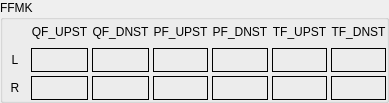
             <widget class="QGroupBox" name="groupBox_4">
              <property name="title">
               <string>FFMK</string>
              </property>
              <layout class="QGridLayout" name="gridLayout_4">
               <property name="leftMargin">
                <number>0</number>
               </property>
               <property name="topMargin">
                <number>0</number>
               </property>
               <property name="rightMargin">
                <number>0</number>
               </property>
               <property name="bottomMargin">
                <number>0</number>
               </property>
               <property name="spacing">
                <number>4</number>
               </property>
               <item row="1" column="6">
                <widget class="QLabel" name="tf_dnst_l_l">
                 <property name="minimumSize">
                  <size>
                   <width>0</width>
                   <height>24</height>
                  </size>
                 </property>
                 <property name="maximumSize">
                  <size>
                   <width>16777215</width>
                   <height>24</height>
                  </size>
                 </property>
                 <property name="frameShape">
                  <enum>QFrame::Box</enum>
                 </property>
                 <property name="text">
                  <string/>
                 </property>
                </widget>
               </item>
               <item row="0" column="1">
                <widget class="QLabel" name="label_qf_upst_l">
                 <property name="minimumSize">
                  <size>
                   <width>0</width>
                   <height>24</height>
                  </size>
                 </property>
                 <property name="maximumSize">
                  <size>
                   <width>16777215</width>
                   <height>24</height>
                  </size>
                 </property>
                 <property name="text">
                  <string>QF_UPST</string>
                 </property>
                 <property name="alignment">
                  <set>Qt::AlignCenter</set>
                 </property>
                </widget>
               </item>
               <item row="0" column="5">
                <widget class="QLabel" name="label_tf_upst_l">
                 <property name="minimumSize">
                  <size>
                   <width>0</width>
                   <height>24</height>
                  </size>
                 </property>
                 <property name="maximumSize">
                  <size>
                   <width>16777215</width>
                   <height>24</height>
                  </size>
                 </property>
                 <property name="text">
                  <string>TF_UPST</string>
                 </property>
                 <property name="alignment">
                  <set>Qt::AlignCenter</set>
                 </property>
                </widget>
               </item>
               <item row="1" column="2">
                <widget class="QLabel" name="qf_dnst_l_l">
                 <property name="minimumSize">
                  <size>
                   <width>0</width>
                   <height>24</height>
                  </size>
                 </property>
                 <property name="maximumSize">
                  <size>
                   <width>16777215</width>
                   <height>24</height>
                  </size>
                 </property>
                 <property name="frameShape">
                  <enum>QFrame::Box</enum>
                 </property>
                 <property name="text">
                  <string/>
                 </property>
                </widget>
               </item>
               <item row="0" column="3">
                <widget class="QLabel" name="label_pf_upst_l">
                 <property name="minimumSize">
                  <size>
                   <width>0</width>
                   <height>24</height>
                  </size>
                 </property>
                 <property name="maximumSize">
                  <size>
                   <width>16777215</width>
                   <height>24</height>
                  </size>
                 </property>
                 <property name="text">
                  <string>PF_UPST</string>
                 </property>
                 <property name="alignment">
                  <set>Qt::AlignCenter</set>
                 </property>
                </widget>
               </item>
               <item row="0" column="4">
                <widget class="QLabel" name="label_pf_dnst_l">
                 <property name="minimumSize">
                  <size>
                   <width>0</width>
                   <height>24</height>
                  </size>
                 </property>
                 <property name="maximumSize">
                  <size>
                   <width>16777215</width>
                   <height>24</height>
                  </size>
                 </property>
                 <property name="text">
                  <string>PF_DNST</string>
                 </property>
                 <property name="alignment">
                  <set>Qt::AlignCenter</set>
                 </property>
                </widget>
               </item>
               <item row="1" column="1">
                <widget class="QLabel" name="qf_upst_l_l">
                 <property name="minimumSize">
                  <size>
                   <width>0</width>
                   <height>24</height>
                  </size>
                 </property>
                 <property name="maximumSize">
                  <size>
                   <width>16777215</width>
                   <height>24</height>
                  </size>
                 </property>
                 <property name="frameShape">
                  <enum>QFrame::Box</enum>
                 </property>
                 <property name="text">
                  <string/>
                 </property>
                </widget>
               </item>
               <item row="1" column="0">
                <widget class="QLabel" name="label_l_l">
                 <property name="minimumSize">
                  <size>
                   <width>24</width>
                   <height>24</height>
                  </size>
                 </property>
                 <property name="maximumSize">
                  <size>
                   <width>24</width>
                   <height>24</height>
                  </size>
                 </property>
                 <property name="text">
                  <string>L</string>
                 </property>
                 <property name="alignment">
                  <set>Qt::AlignCenter</set>
                 </property>
                </widget>
               </item>
               <item row="1" column="3">
                <widget class="QLabel" name="pf_upst_l_l">
                 <property name="minimumSize">
                  <size>
                   <width>0</width>
                   <height>24</height>
                  </size>
                 </property>
                 <property name="maximumSize">
                  <size>
                   <width>16777215</width>
                   <height>24</height>
                  </size>
                 </property>
                 <property name="frameShape">
                  <enum>QFrame::Box</enum>
                 </property>
                 <property name="text">
                  <string/>
                 </property>
                </widget>
               </item>
               <item row="0" column="2">
                <widget class="QLabel" name="label_qf_dnst_l">
                 <property name="minimumSize">
                  <size>
                   <width>0</width>
                   <height>24</height>
                  </size>
                 </property>
                 <property name="maximumSize">
                  <size>
                   <width>16777215</width>
                   <height>24</height>
                  </size>
                 </property>
                 <property name="text">
                  <string>QF_DNST</string>
                 </property>
                 <property name="alignment">
                  <set>Qt::AlignCenter</set>
                 </property>
                </widget>
               </item>
               <item row="0" column="6">
                <widget class="QLabel" name="label_tf_dnst_l">
                 <property name="minimumSize">
                  <size>
                   <width>0</width>
                   <height>24</height>
                  </size>
                 </property>
                 <property name="maximumSize">
                  <size>
                   <width>16777215</width>
                   <height>24</height>
                  </size>
                 </property>
                 <property name="text">
                  <string>TF_DNST</string>
                 </property>
                 <property name="alignment">
                  <set>Qt::AlignCenter</set>
                 </property>
                </widget>
               </item>
               <item row="1" column="4">
                <widget class="QLabel" name="pf_dnst_l_l">
                 <property name="minimumSize">
                  <size>
                   <width>0</width>
                   <height>24</height>
                  </size>
                 </property>
                 <property name="maximumSize">
                  <size>
                   <width>16777215</width>
                   <height>24</height>
                  </size>
                 </property>
                 <property name="frameShape">
                  <enum>QFrame::Box</enum>
                 </property>
                 <property name="text">
                  <string/>
                 </property>
                </widget>
               </item>
               <item row="0" column="0">
                <widget class="QLabel" name="label_l_spacer_2">
                 <property name="minimumSize">
                  <size>
                   <width>24</width>
                   <height>24</height>
                  </size>
                 </property>
                 <property name="maximumSize">
                  <size>
                   <width>24</width>
                   <height>24</height>
                  </size>
                 </property>
                 <property name="text">
                  <string/>
                 </property>
                </widget>
               </item>
               <item row="1" column="5">
                <widget class="QLabel" name="tf_upst_l_l">
                 <property name="minimumSize">
                  <size>
                   <width>0</width>
                   <height>24</height>
                  </size>
                 </property>
                 <property name="maximumSize">
                  <size>
                   <width>16777215</width>
                   <height>24</height>
                  </size>
                 </property>
                 <property name="frameShape">
                  <enum>QFrame::Box</enum>
                 </property>
                 <property name="text">
                  <string/>
                 </property>
                </widget>
               </item>
               <item row="2" column="3">
                <widget class="QLabel" name="pf_upst_r_l">
                 <property name="minimumSize">
                  <size>
                   <width>0</width>
                   <height>24</height>
                  </size>
                 </property>
                 <property name="maximumSize">
                  <size>
                   <width>16777215</width>
                   <height>24</height>
                  </size>
                 </property>
                 <property name="frameShape">
                  <enum>QFrame::Box</enum>
                 </property>
                 <property name="text">
                  <string/>
                 </property>
                </widget>
               </item>
               <item row="2" column="2">
                <widget class="QLabel" name="qf_dnst_r_l">
                 <property name="minimumSize">
                  <size>
                   <width>0</width>
                   <height>24</height>
                  </size>
                 </property>
                 <property name="maximumSize">
                  <size>
                   <width>16777215</width>
                   <height>24</height>
                  </size>
                 </property>
                 <property name="frameShape">
                  <enum>QFrame::Box</enum>
                 </property>
                 <property name="text">
                  <string/>
                 </property>
                </widget>
               </item>
               <item row="2" column="5">
                <widget class="QLabel" name="tf_upst_r_l">
                 <property name="minimumSize">
                  <size>
                   <width>0</width>
                   <height>24</height>
                  </size>
                 </property>
                 <property name="maximumSize">
                  <size>
                   <width>16777215</width>
                   <height>24</height>
                  </size>
                 </property>
                 <property name="frameShape">
                  <enum>QFrame::Box</enum>
                 </property>
                 <property name="text">
                  <string/>
                 </property>
                </widget>
               </item>
               <item row="2" column="4">
                <widget class="QLabel" name="pf_dnst_r_l">
                 <property name="minimumSize">
                  <size>
                   <width>0</width>
                   <height>24</height>
                  </size>
                 </property>
                 <property name="maximumSize">
                  <size>
                   <width>16777215</width>
                   <height>24</height>
                  </size>
                 </property>
                 <property name="frameShape">
                  <enum>QFrame::Box</enum>
                 </property>
                 <property name="text">
                  <string/>
                 </property>
                </widget>
               </item>
               <item row="2" column="0">
                <widget class="QLabel" name="label_r_l">
                 <property name="minimumSize">
                  <size>
                   <width>24</width>
                   <height>24</height>
                  </size>
                 </property>
                 <property name="maximumSize">
                  <size>
                   <width>24</width>
                   <height>24</height>
                  </size>
                 </property>
                 <property name="text">
                  <string>R</string>
                 </property>
                 <property name="alignment">
                  <set>Qt::AlignCenter</set>
                 </property>
                </widget>
               </item>
               <item row="2" column="1">
                <widget class="QLabel" name="qf_upst_r_l">
                 <property name="minimumSize">
                  <size>
                   <width>0</width>
                   <height>24</height>
                  </size>
                 </property>
                 <property name="maximumSize">
                  <size>
                   <width>16777215</width>
                   <height>24</height>
                  </size>
                 </property>
                 <property name="frameShape">
                  <enum>QFrame::Box</enum>
                 </property>
                 <property name="text">
                  <string/>
                 </property>
                </widget>
               </item>
               <item row="2" column="6">
                <widget class="QLabel" name="tf_dnst_r_l">
                 <property name="minimumSize">
                  <size>
                   <width>0</width>
                   <height>24</height>
                  </size>
                 </property>
                 <property name="maximumSize">
                  <size>
                   <width>16777215</width>
                   <height>24</height>
                  </size>
                 </property>
                 <property name="frameShape">
                  <enum>QFrame::Box</enum>
                 </property>
                 <property name="text">
                  <string/>
                 </property>
                </widget>
               </item>
              </layout>
             </widget>
